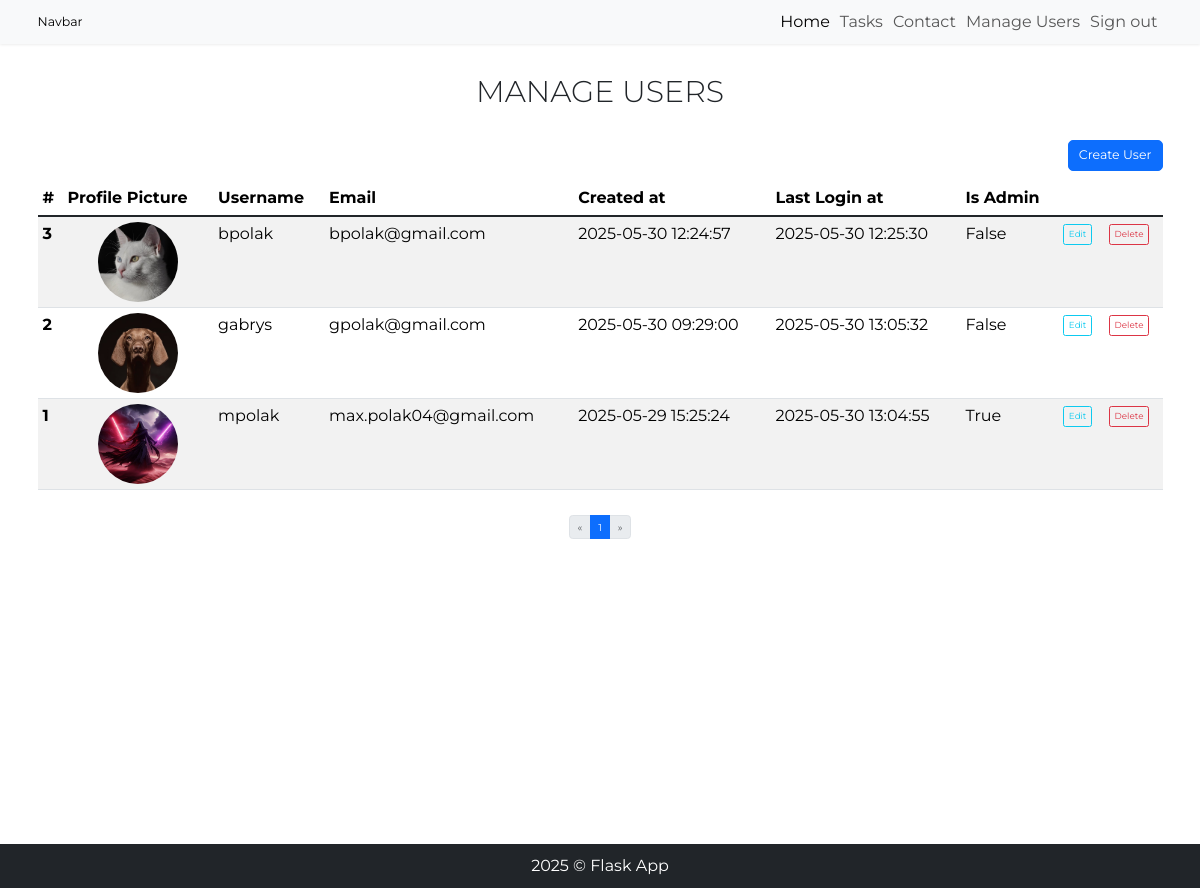
Page /manage_users (signed in) on the committed database.
### models.py (models this page shows, shortened)
class User(db.Model, UserMixin):
    __tablename__ = 'users'
    id = db.Column(db.Integer, primary_key=True)
    username = db.Column(db.String(50), unique=True, nullable=False)
    email = db.Column(db.String(120), unique=True, nullable=False)
    password = db.Column(db.String(200), nullable=False)
    created_at = db.Column(db.DateTime, server_default=db.func.now())
    last_login_at = db.Column(db.DateTime, server_default=db.func.now(), onupdate=db.func.now())
    is_admin = db.Column(db.Boolean, default=False)
    profile_picture = db.Column(db.String(200), nullable=True, default='default.png')
    tasks = db.relationship('Todo', backref='user', lazy='joined', cascade='all, delete-orphan')

### app.py (the view)
@app.route('/manage_users', methods=['GET'])
@login_required
def manage_users():
    if not current_user.is_admin:
        flash('You do not have permission to access this page.', 'danger')
        return redirect(url_for('index'))
    page = request.args.get('page', 1, type=int)
    per_page = 10
    pagination = User.query \
        .order_by(User.id.desc()) \
        .paginate(page=page, per_page=per_page)
    users = pagination.items
    return render_template('manage-users.html', users=users, pagination=pagination)

### app.py (called while the page is built)
@login_manager.user_loader
def load_user(user_id):
    return User.query.get(int(user_id))

### templates/manage-users.html (shortened to what this page needs)
{% extends 'base.html' %}
{% block content %}
<h1 class="display-5 text-center text-uppercase my-5">Manage Users</h1>
<div class="container">
    <div class="row mb-3">
        <div class="col-md-12">
            <button class="btn btn-primary btn-lg float-end" type="button" data-bs-toggle="modal"
                data-bs-target="#createModal">Create User</button>
        </div>
    </div>
</div>
<div class="container d-flex flex-column align-items-center">
    <table class="table table-striped table-hover">
        <thead>
            <tr>
                <th scope="col">#</th>
                <th scope="col">Profile Picture</th>
                <th scope="col">Username</th>
                <th scope="col">Email</th>
                <th scope="col">Created at</th>
                <th scope="col">Last Login at</th>
                <th scope="col">Is Admin</th>
                <th scope="col"></th>
                <th scope="col"></th>
            </tr>
        </thead>
        <tbody class="table-group-divider">
            {% for user in users %}
            <tr>
                <th scope="row">{{ user.id }}</th>
                <td>
                    <div class="d-flex justify-content-center">
                        <div class="rounded-circle overflow-hidden profile-img">
                            <img src="{{ url_for('static', filename='uploads/' + user.profile_picture) }}" class="w-100 h-100 object-fit-cover" alt="Wyśrodkowane koło">
                        </div>
                    </div>
                </td>
                <td>{{ user.username }}</td>
                <td>{{ user.email }}</td>
                <td>{{ user.created_at }}</td>
                <td>{{ user.last_login_at }}</td>
                <td>{{ user.is_admin }}</td>
                <td><button class="btn btn-sm btn-outline-info" type="button" data-bs-toggle="modal"
                        data-bs-target="#editModal-{{ user.id }}">Edit</button></td>
                <td><button class="btn btn-sm btn-outline-danger" type="button" data-bs-toggle="modal"
                        data-bs-target="#deleteModal-{{ user.id }}">Delete</button></td>
            </tr>
            {% endfor %}
        </tbody>
    </table>
    <nav class="mt-4" aria-label="Page navigation">
        <ul class="pagination mx-auto">
            <li class="page-item">
                <a class="page-link {% if pagination.page == 1 %}disabled{% endif %}"
                    href="{{ url_for('manage_users', page=1) }}" {% if pagination.page==1 %}tabindex="-1" {% endif %}
                    aria-label="First">
                    <span aria-hidden="true">&laquo;</span>
                </a>
            </li>
            <li class="page-item"><span class="page-link active" href="{{ url_for('manage_users', page=page) }}"
                    aria-current="page">{{ pagination.page
                    }}</span></li>
            <li class="page-item">
                <a class="page-link {% if not pagination.page < pagination.pages %}disabled{% endif %}"
                    href="{{ url_for('manage_users', page=pagination.pages) }}" aria-label="Last">
                    <span aria-hidden="true">&raquo;</span>
                </a>
            </li>
        </ul>
    </nav>
</div>
{% endblock %}

### templates/base.html (shortened to what this page needs)
{% from 'macros.html' import show_flash_message, show_all_flashed_messages %}
<!DOCTYPE html>
<head>
    <link rel="stylesheet" href="https://cdn.jsdelivr.net/npm/bootstrap-icons@1.13.1/font/bootstrap-icons.min.css">
    <link href="https://cdn.jsdelivr.net/npm/bootstrap@5.3.6/dist/css/bootstrap.min.css" rel="stylesheet"
>
    <link rel="stylesheet" href="{{ url_for('static', filename='css/style.css') }}">
</head>
<body>
    {% include 'nav.html' %}
    <main>
        {% block content %}
        {% endblock %}
    </main>
    {% include 'footer.html' %}
</body>
</html>

### templates/nav.html (shortened to what this page needs)
<nav class="navbar navbar-expand-lg bg-body-tertiary top-0 shadow-sm z-index-1000">
    <div class="container">
        <a class="navbar-brand" href="#">Navbar</a>
        <div class="collapse navbar-collapse" id="navbarNavAltMarkup">
            <div class="navbar-nav ms-auto">
                <a class="nav-link active" aria-current="page" href="{{ url_for('index') }}">Home</a>
                <a class="nav-link" href="{{ url_for('get_all_tasks') }}">Tasks</a>
                <a class="nav-link" href="{{ url_for('form') }}">Contact</a>
                {% if current_user.is_admin %}
                    <a class="nav-link" href="{{ url_for('manage_users') }}">Manage Users</a>
                {% endif %}
                {% if current_user.is_authenticated %}
                    <a class="nav-link" href="{{ url_for('signout') }}">Sign out</a>
                {% else %}
                    <a class="nav-link" href="{{ url_for('signin') }}">Sign in</a>
                    <a class="nav-link" href="{{ url_for('signup') }}">Sign up</a>
                {% endif %}
            </div>
        </div>
    </div>
</nav>

### templates/footer.html
<footer class="footer bg-dark text-white text-center py-3">
    <p class="footer__text m-0">2025 &copy; Flask App</p>
</footer>

### static/css/style.css (style rules this page uses)
*, *::before, *::after { box-sizing: border-box; padding: 0; margin: 0; }
body { position: relative; font-size: 1.6rem; font-family: "Montserrat", sans-serif; }
main { min-height: 100vh; }
.profile-img { width: 5em; height: 5em; }
.footer { display: flex; justify-content: center; align-items: center; }

### rows in the picture
User: id "3", profile_picture (picture), username "bpolak", email "bpolak@gmail.com", created_at "2025-05-30 12:24:57", last_login_at "2025-05-30 12:25:30", is_admin "False"
User: id "2", profile_picture (picture), username "gabrys", email "gpolak@gmail.com", created_at "2025-05-30 09:29:00", last_login_at "2025-05-30 13:05:32", is_admin "False"
User: id "1", profile_picture (picture), username "mpolak", email "max.polak04@gmail.com", created_at "2025-05-29 15:25:24", last_login_at "2025-05-30 13:04:55", is_admin "True"

### other values in the picture
{{ pagination.page }} "1"
